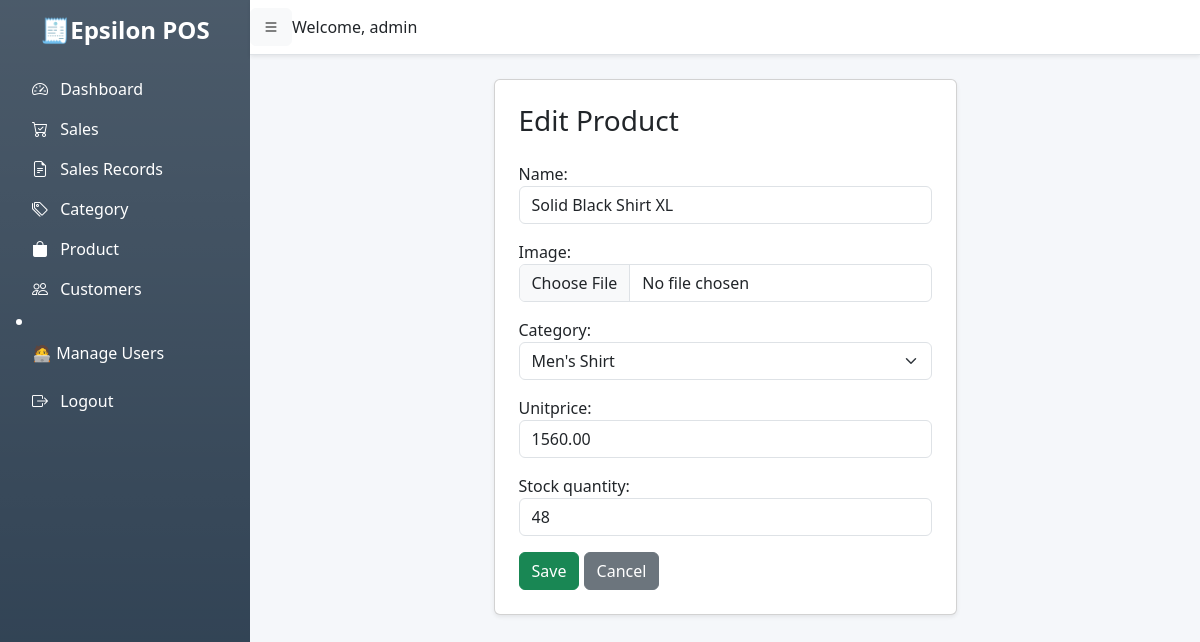
Page /products/update/48/ (signed in) on the committed database.
### pos/models.py (models this page shows, shortened)
class Product(models.Model):
    name = models.CharField(max_length=150)
    image = models.ImageField(upload_to='products/', blank=True, null=True)
    category = models.ForeignKey(
        Category,
        on_delete=models.CASCADE,
        related_name='products'
    )
    unitprice = models.DecimalField(max_digits=10, decimal_places=2)
    stock_quantity = models.PositiveIntegerField(default=0)
    created_date = models.DateTimeField(auto_now_add=True)
    updated_date = models.DateTimeField(auto_now=True)
    created_by = models.ForeignKey(
        User,
        on_delete=models.SET_NULL,
        null=True,
        related_name='product_created_by'
    )
    updated_by = models.ForeignKey(
        User,
        on_delete=models.SET_NULL,
        null=True,
        related_name='product_updated_by'
    )
    class Meta:
        ordering = ['name']

class Category(models.Model):
    name = models.CharField(max_length=100, unique=True)
    created_date = models.DateTimeField(auto_now_add=True)
    updated_date = models.DateTimeField(auto_now=True)
    created_by = models.ForeignKey(
        User,
        on_delete=models.SET_NULL,
        null=True,
        related_name='category_created_by'
    )
    updated_by = models.ForeignKey(
        User,
        on_delete=models.SET_NULL,
        null=True,
        related_name='category_updated_by'
    )
    class Meta:
        verbose_name_plural = "Categories"
        ordering = ['name']
    def __str__(self):
        return self.name

### pos/views.py (the view)
# urls.py: path('products/update/<int:pk>/', views.product_update, name='product_update'),
@login_required
def product_update(request, pk):
    product = get_object_or_404(Product, pk=pk)
    if request.method == 'POST':
        form = ProductForm(request.POST, instance=product)
        if form.is_valid():
            product = form.save(commit=False)
            product.updated_by = request.user
            product.save()
            return redirect('product_list')
    else:
        form = ProductForm(instance=product)
    return render(request, 'pos/product_form.html', {'form': form, 'title': 'Edit Product'})

### pos/forms.py
class ProductForm(forms.ModelForm):
    class Meta:
        model = Product
        fields = ['name', 'image', 'category', 'unitprice', 'stock_quantity']
        widgets = {
            'name': forms.TextInput(attrs={
                'class': 'form-control',
                'placeholder': 'Enter product name'
            }),
            'image': forms.ClearableFileInput(attrs={
                'class': 'form-control'
            }),
            'category': forms.Select(attrs={
                'class': 'form-select'
            }),
            'unitprice': forms.NumberInput(attrs={
                'class': 'form-control',
                'placeholder': 'Enter unit price'
            }),
            'stock_quantity': forms.NumberInput(attrs={
                'class': 'form-control',
                'placeholder': 'Enter stock quantity'
            }),
        }

### pos/templates/pos/product_form.html (shortened to what this page needs)
{% extends 'pos/base.html' %}
{% block content %}
<div class="card p-4 shadow-sm w-50 mx-auto">
    <h3>{{ title }}</h3>
    <form method="post" class="mt-3" enctype="multipart/form-data">
        {{ form.as_p }}
        <button type="submit" class="btn btn-success">Save</button>
        <a href="{% url 'product_list' %}" class="btn btn-secondary">Cancel</a>
    </form>
</div>
{% endblock %}

### pos/templates/pos/base.html (shortened to what this page needs)
{% load static %}
<!DOCTYPE html>
<html lang="en">
<head>
    <link href="https://cdn.jsdelivr.net/npm/bootstrap@5.3.2/dist/css/bootstrap.min.css" rel="stylesheet">
    <link href="https://cdn.jsdelivr.net/npm/bootstrap-icons@1.10.5/font/bootstrap-icons.css" rel="stylesheet">
    <link rel="stylesheet" href="{% static 'css/style.css' %}">
</head>
<body>
<div class="d-flex" id="wrapper">
    <div class="bg-gradient sidebar text-white p-3" id="sidebar-wrapper">
        <div class="sidebar-heading text-center mb-4">
            <h4 class="fw-bold">🧾Epsilon POS</h4>
        </div>
        <div class="list-group list-group-flush">
            <a href="{% url 'index' %}" class="list-group-item list-group-item-action bg-transparent text-white">
                <i class="bi bi-speedometer2 me-2"></i> Dashboard
            </a>
               <a href="{% url 'sales' %}" class="list-group-item list-group-item-action bg-transparent text-white">
                <i class="bi bi-cart-check me-2"></i> Sales
             </a>
            <a href="{% url 'sales_record_list' %}" class="list-group-item list-group-item-action bg-transparent text-white">
                <i class="bi bi-file-earmark-text me-2"></i> Sales Records
             </a>
            <a href="{% url 'category_list' %}" class="list-group-item list-group-item-action bg-transparent text-white">
                <i class="bi bi-tags me-2"></i> Category
            </a>
            <a href="{% url 'product_list' %}" class="list-group-item list-group-item-action bg-transparent text-white">
                <i class="bi bi-bag-fill me-2"></i> Product
            </a>
            <a href="{% url 'customer_list' %}" class="list-group-item list-group-item-action bg-transparent text-white">
                <i class="bi bi-people me-2"></i> Customers
            </a>
            {% if user.is_superuser %}
            <li class="nav-item">
                <a class="list-group-item list-group-item-action bg-transparent text-white" href="{% url 'create_user' %}">🧑‍💻 Manage Users
                </a>
            </li>
            {% endif %}
            {% if user.is_authenticated %}
            <form method="post" action="{% url 'logout' %}" style="display:inline;">
                <button type="submit" class="btn btn-link list-group-item list-group-item-action bg-transparent text-white p-0 m-3">
                    <i class="bi bi-box-arrow-right me-2"></i> Logout
                </button>
                </form>
            {% else %}
                  <a href="#" class="list-group-item list-group-item-action bg-transparent text-white">
                <i class="bi bi-box-arrow-in-right me-2"></i> Login
            </a>
            {% endif %}
        </div>
    </div>
    <div id="page-content-wrapper" class="w-100">
        <nav class="navbar navbar-expand-lg navbar-light bg-white shadow-sm border-bottom">
            <button class="btn btn-light" id="menu-toggle"><i class="bi bi-list"></i></button>
            {% if user.is_authenticated %}
            <div class="mr-auto">Welcome, {{ user.username }}</div>
            {% endif %}
        </nav>
        <div class="container-fluid mt-4">
            {% block content %}{% endblock %}
        </div>
    </div>
</div>
</body>
</html>

### pos/static/css/style.css (style rules this page uses)
body { font-family: 'Segoe UI', sans-serif; background: #f5f7fa; }
#wrapper { display: flex; width: 100%; }
#sidebar-wrapper { min-width: 250px; max-width: 250px; min-height: 100vh; background: #2C3E50; color: #fff; }
#sidebar-wrapper .list-group-item { border: none; font-weight: 500; transition: 0.3s; background: transparent; color: #ECF0F1; }
#page-content-wrapper { flex: 1; }

### rows in the picture
Product: name "Solid Black Shirt XL", category "Men's Shirt", unitprice "1560.00", stock_quantity "48"

### other values in the picture
{{ user.username }} "admin"
{{ title }} "Edit Product"
